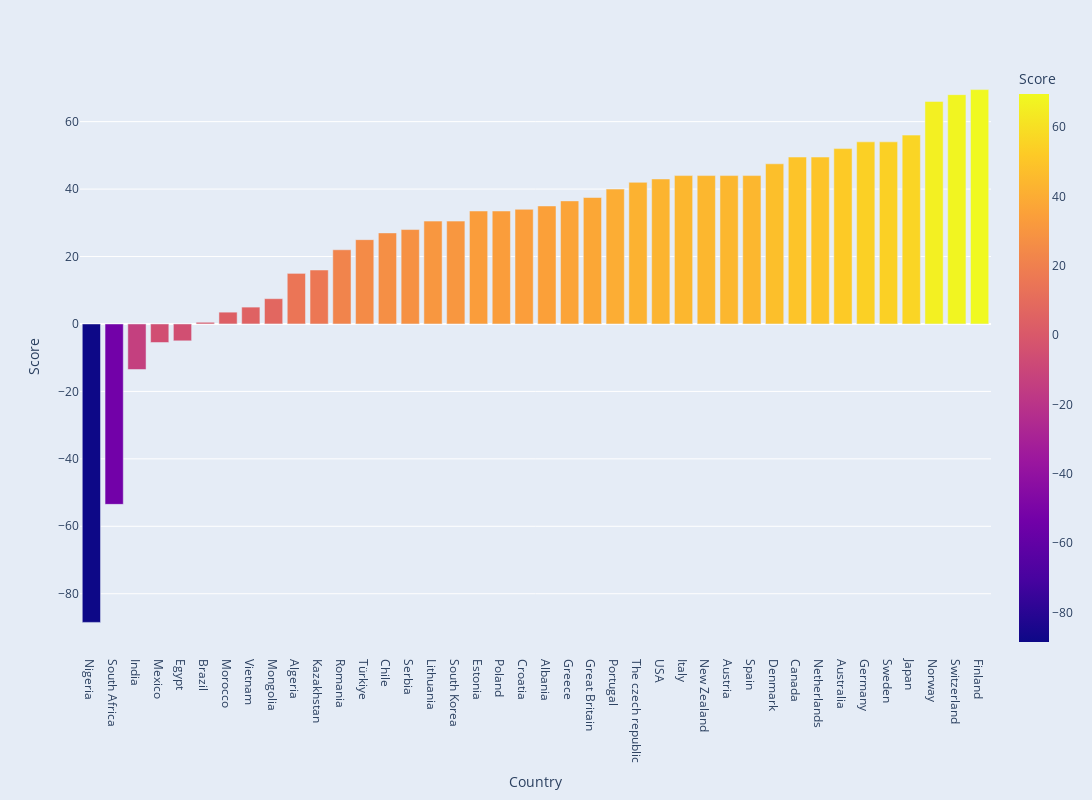

This figure's notebook cell:
### Code cell
import plotly.express as px
import plotly.io as py

fig = px.bar(df_health, x='Country', y='Result', color='Result', barmode='group', labels={'Result': 'Score'})

fig.update_layout(
    autosize=False,
    width=1500,  # desired width (in pixels)
    height=800  # desired height (in pixels)
    )
fig.update_layout({
    'plot_bgcolor': 'rgba(229, 236, 246, 1)',  # set the plot background to transparent
    'paper_bgcolor': 'rgba(229, 236, 246, 1)',  # set the paper background to transparent
    })
fig.update_yaxes(title_text='Score')

fig.show()

### Figure 1 — Plotly figure (JSON) as saved in the notebook; plotly's stock layout.template omitted (floating-point values rounded to 4 significant figures)
{"data": [{"alignmentgroup": "True", "hovertemplate": "Country=%{x}<br>Score=%{marker.color}<extra></extra>", "legendgroup": "", "marker": {"color": [-88.5, -53.5, -13.5, -5.5, -5, 0.5, 3.5, 5, 7.5, 15, 16, 22, 25, 27, 28, 30.5, 30.5, 33.5, 33.5, 34, 35, 36.5, 37.5, 40, 42, 43, 44, 44, 44, 44, 47.5, 49.5, 49.5, 52, 54, 54, 56, 66, 68, 69.5], "coloraxis": "coloraxis", "pattern": {"shape": ""}}, "name": "", "offsetgroup": "", "orientation": "v", "showlegend": false, "textposition": "auto", "type": "bar", "x": ["Nigeria", "South Africa", "India", "Mexico", "Egypt", "Brazil", "Morocco", "Vietnam", "Mongolia", "Algeria", "Kazakhstan", "Romania", "Türkiye", "Chile", "Serbia", "Lithuania", "South Korea", "Estonia", "Poland", "Croatia", "Albania", "Greece", "Great Britain", "Portugal", "The czech republic", "USA", "Italy", "New Zealand", "Austria", "Spain", "Denmark", "Canada", "Netherlands", "Australia", "Germany", "Sweden", "Japan", "Norway", "Switzerland", "Finland"], "xaxis": "x", "y": [-88.5, -53.5, -13.5, -5.5, -5, 0.5, 3.5, 5, 7.5, 15, 16, 22, 25, 27, 28, 30.5, 30.5, 33.5, 33.5, 34, 35, 36.5, 37.5, 40, 42, 43, 44, 44, 44, 44, 47.5, 49.5, 49.5, 52, 54, 54, 56, 66, 68, 69.5], "yaxis": "y"}], "layout": {"autosize": false, "barmode": "group", "coloraxis": {"colorbar": {"title": {"text": "Score"}}, "colorscale": [[0, "#0d0887"], [0.1111, "#46039f"], [0.2222, "#7201a8"], [0.3333, "#9c179e"], [0.4444, "#bd3786"], [0.5556, "#d8576b"], [0.6667, "#ed7953"], [0.7778, "#fb9f3a"], [0.8889, "#fdca26"], [1, "#f0f921"]]}, "height": 800, "legend": {"tracegroupgap": 0}, "margin": {"t": 60}, "paper_bgcolor": "rgba(229, 236, 246, 1)", "plot_bgcolor": "rgba(229, 236, 246, 1)", "width": 1500, "xaxis": {"anchor": "y", "domain": [0, 1], "title": {"text": "Country"}}, "yaxis": {"anchor": "x", "domain": [0, 1], "title": {"text": "Score"}}}}
